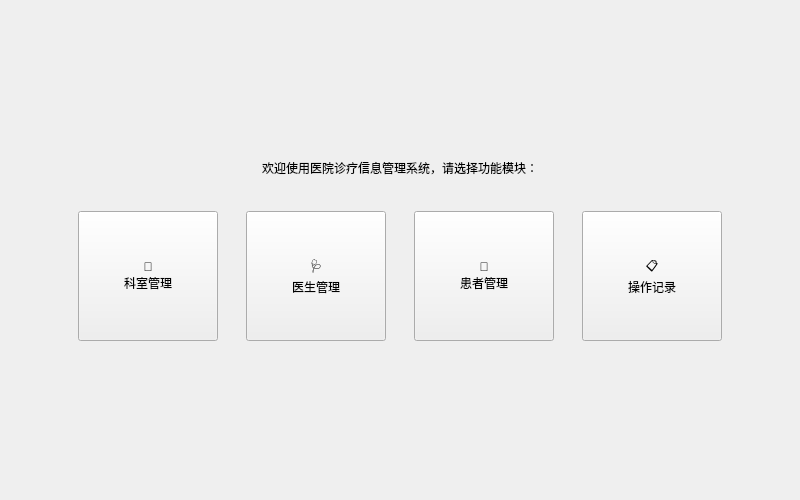
<?xml version="1.0" encoding="UTF-8"?>
<ui version="4.0">
 <class>WelcomeView</class>
 <widget class="QWidget" name="WelcomeView">
  <property name="geometry">
   <rect>
    <x>0</x>
    <y>0</y>
    <width>800</width>
    <height>500</height>
   </rect>
  </property>
  <property name="windowTitle">
   <string>欢迎</string>
  </property>
  <layout class="QVBoxLayout" name="verticalLayout">
   <item>
    <spacer name="topSpacer">
     <property name="orientation">
      <enum>Qt::Vertical</enum>
     </property>
     <property name="sizeHint" stdset="0">
      <size>
       <width>20</width>
       <height>60</height>
      </size>
     </property>
    </spacer>
   </item>
   <item>
    <widget class="QLabel" name="labelGreeting">
     <property name="text">
      <string>欢迎使用医院诊疗信息管理系统，请选择功能模块：</string>
     </property>
     <property name="alignment">
      <set>Qt::AlignCenter</set>
     </property>
    </widget>
   </item>
   <item>
    <spacer name="midSpacer">
     <property name="orientation">
      <enum>Qt::Vertical</enum>
     </property>
     <property name="sizeType">
      <enum>QSizePolicy::Fixed</enum>
     </property>
     <property name="sizeHint" stdset="0">
      <size>
       <width>20</width>
       <height>28</height>
      </size>
     </property>
    </spacer>
   </item>
   <item>
    <layout class="QHBoxLayout" name="cardsHLayout">
     <property name="spacing">
      <number>28</number>
     </property>
     <item>
      <spacer name="leftSpacer">
       <property name="orientation">
        <enum>Qt::Horizontal</enum>
       </property>
       <property name="sizeHint" stdset="0">
        <size>
         <width>40</width>
         <height>20</height>
        </size>
       </property>
      </spacer>
     </item>
     <item>
      <widget class="QPushButton" name="btDepartment">
       <property name="minimumSize">
        <size>
         <width>140</width>
         <height>130</height>
        </size>
       </property>
       <property name="maximumSize">
        <size>
         <width>150</width>
         <height>140</height>
        </size>
       </property>
       <property name="text">
        <string>🏥
科室管理</string>
       </property>
      </widget>
     </item>
     <item>
      <widget class="QPushButton" name="btDoctor">
       <property name="minimumSize">
        <size>
         <width>140</width>
         <height>130</height>
        </size>
       </property>
       <property name="maximumSize">
        <size>
         <width>150</width>
         <height>140</height>
        </size>
       </property>
       <property name="text">
        <string>🩺
医生管理</string>
       </property>
      </widget>
     </item>
     <item>
      <widget class="QPushButton" name="btPatient">
       <property name="minimumSize">
        <size>
         <width>140</width>
         <height>130</height>
        </size>
       </property>
       <property name="maximumSize">
        <size>
         <width>150</width>
         <height>140</height>
        </size>
       </property>
       <property name="text">
        <string>👤
患者管理</string>
       </property>
      </widget>
     </item>
     <item>
      <widget class="QPushButton" name="btHistory">
       <property name="minimumSize">
        <size>
         <width>140</width>
         <height>130</height>
        </size>
       </property>
       <property name="maximumSize">
        <size>
         <width>150</width>
         <height>140</height>
        </size>
       </property>
       <property name="text">
        <string>📋
操作记录</string>
       </property>
      </widget>
     </item>
     <item>
      <spacer name="rightSpacer">
       <property name="orientation">
        <enum>Qt::Horizontal</enum>
       </property>
       <property name="sizeHint" stdset="0">
        <size>
         <width>40</width>
         <height>20</height>
        </size>
       </property>
      </spacer>
     </item>
    </layout>
   </item>
   <item>
    <spacer name="bottomSpacer">
     <property name="orientation">
      <enum>Qt::Vertical</enum>
     </property>
     <property name="sizeHint" stdset="0">
      <size>
       <width>20</width>
       <height>60</height>
      </size>
     </property>
    </spacer>
   </item>
  </layout>
 </widget>
 <resources/>
 <connections/>
</ui>
